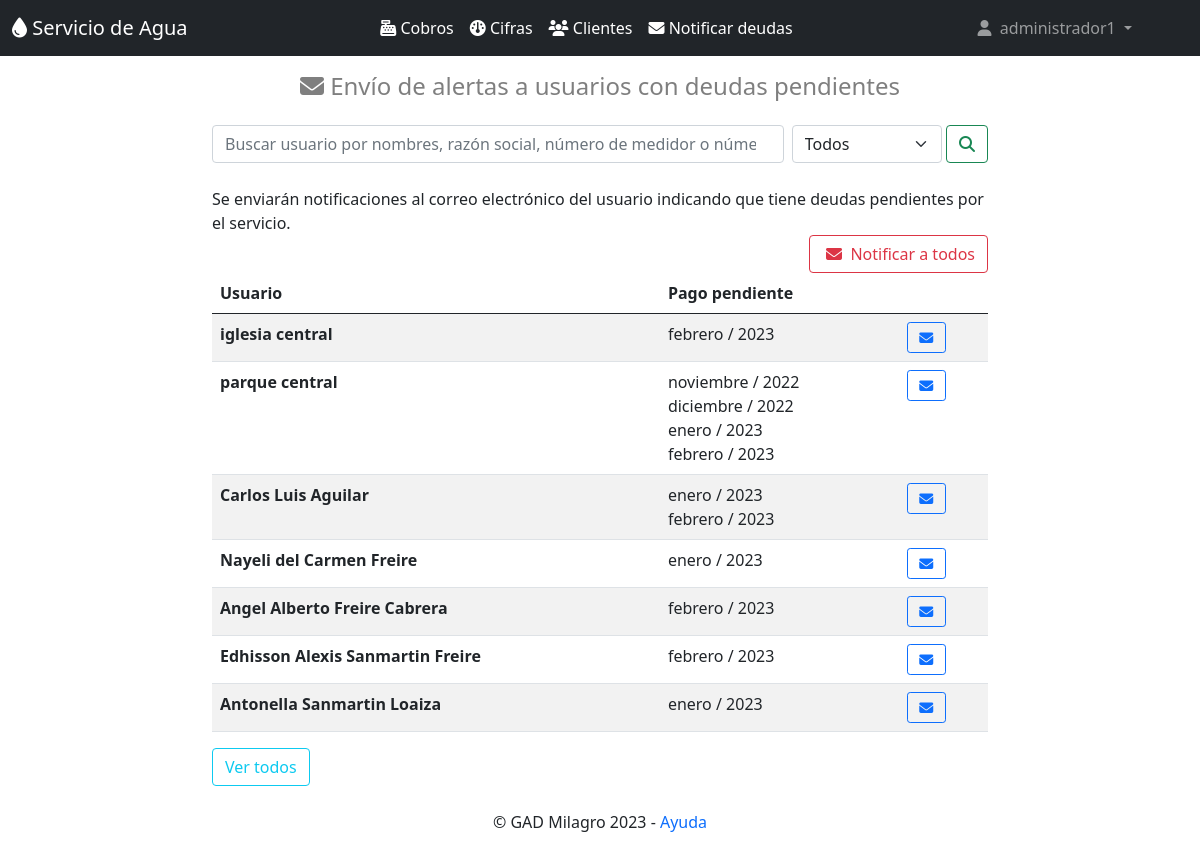
Page /notificaciones/ (signed in) on the earlier database version.
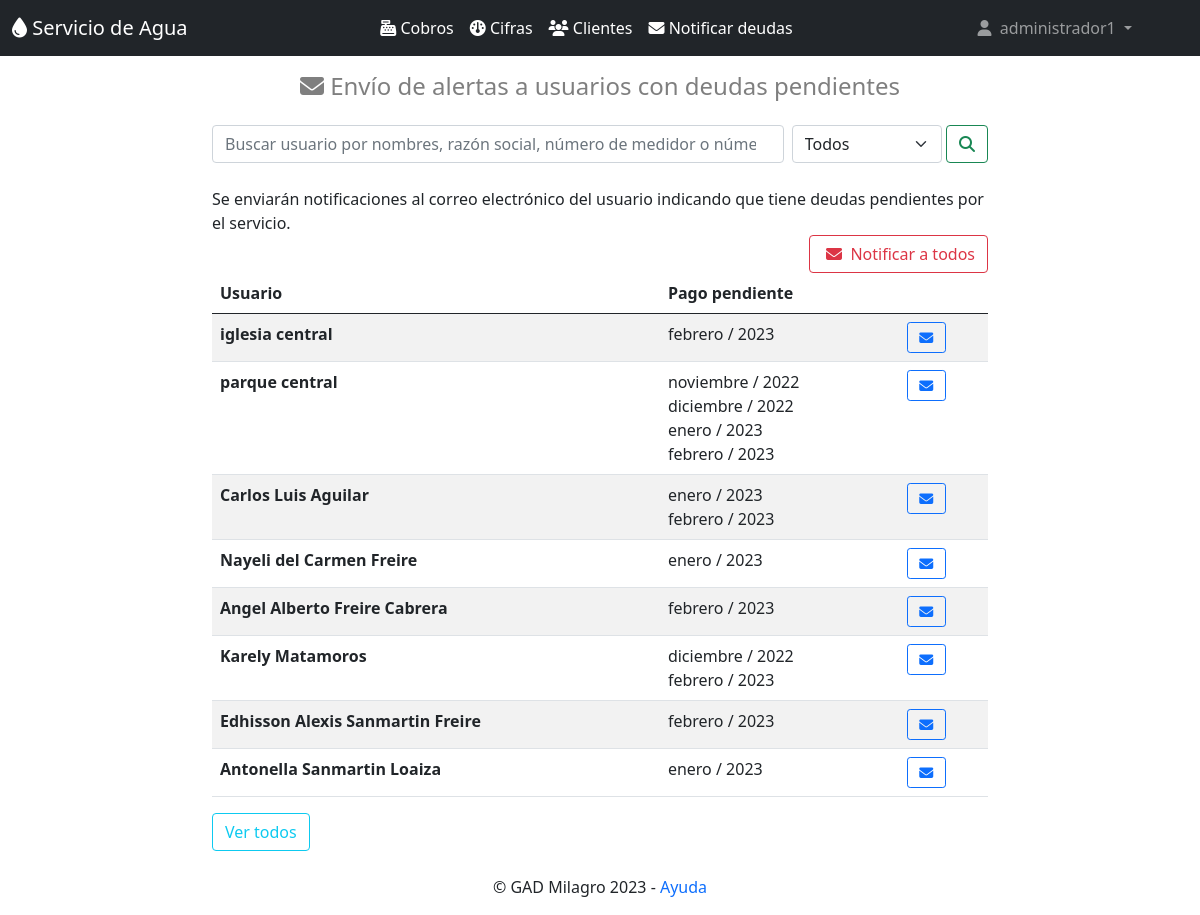
Same page on the later database version.
### clientes/models.py (models this page shows, shortened)
class Cliente(models.Model):
    nombres=models.CharField(max_length=50)
    apellidos=models.CharField(max_length=30,null=True, blank=True)
    detalle=models.CharField(max_length=30,null=True, blank=True)
    medidor=models.CharField(max_length=10, unique=True)
    cedula=models.CharField(max_length=15)
    email=models.EmailField()
    direccion=models.CharField(max_length=50,null=True, blank=True)
    celular=models.CharField(max_length=10,null=True, blank=True)
    deuda=models.CharField(max_length=1, choices=deuda, default='n',null=True, blank=True)
    ultima_cifra=models.CharField(max_length=30,default='null',null=True, blank=True)
    class Meta:
        db_table = 'cliente'
        verbose_name = 'Cliente'
        verbose_name_plural = 'clientes'
        ordering = ['apellidos']

### cifras/models.py (models this page shows, shortened)
class Cifras(models.Model):
    id_usuario=models.ForeignKey(Cliente, null=True, on_delete=models.CASCADE)
    mes=models.CharField(max_length=10)
    anio=models.CharField(max_length=4)
    cifra=models.IntegerField()
    id_valores=models.CharField(max_length=10)
    estado=models.CharField(max_length=1, choices=pagado, default='n')
    class Meta:
        db_table = 'cifra'
        verbose_name = 'Cifra'
        verbose_name_plural = 'cifras'
        ordering = ['id']

### notificaciones/views.py (the view)
# urls.py: path('notificaciones/',notificaciones),
def notificaciones(request,):
    busqueda = request.GET.get("buscar")
    filtro = request.GET.get("filtro")
    date = datetime.date.today()
    año = date.strftime("%Y")
    mes = date.strftime("%B")
    fecha = mes+año
    try:
        notificacion = Notificaciones.objects.all()
        clientes = Cliente.objects.filter(
                Q(deuda__icontains = 's')
            ).distinct()
    except:
        raise Http404
    try:
        if (str(filtro)=='1' or str(filtro)=='2') and busqueda:
            if str(filtro) == '1':
                clientes = Cliente.objects.filter(deuda = 's').filter(detalle = fecha).filter(
                    Q(nombres__icontains = busqueda) |
                    Q(apellidos__icontains = busqueda)|
                    Q(medidor__icontains = busqueda) |
                    Q(cedula__icontains = busqueda)
                ).distinct()
                messages.success(request, "Los resultados para la busqueda '"+busqueda+"' y el filtro 'Notificados' son:")
            if str(filtro) == '2':
                clientes = Cliente.objects.filter(deuda = 's').exclude(detalle__icontains = fecha).filter(
                        Q(nombres__icontains = busqueda) |
                        Q(apellidos__icontains = busqueda)|
                        Q(medidor__icontains = busqueda) |
                        Q(cedula__icontains = busqueda)
                    ).distinct()
                messages.success(request, "Los resultados para la busqueda '"+busqueda+"' y el filtro 'Sin notificar' son:")
        else:
            if filtro:
                if str(filtro) == '1':
                    clientes = Cliente.objects.filter(deuda = 's').filter(detalle = fecha).distinct()
                    messages.success(request, "Los usuarios que se han notificado son:")
                if str(filtro) == '2':
                    clientes = Cliente.objects.filter(deuda = 's').exclude(detalle__icontains = fecha).distinct()
                    messages.success(request, "Los usuarios por notificar son:")
            if busqueda:
                messages.success(request, " Los resultados encontrados para la busqueda '"+busqueda+"' son:")
                clientes = Cliente.objects.filter(deuda = 's').filter(
                    Q(nombres__icontains = busqueda) |
                    Q(apellidos__icontains = busqueda)|
                    Q(medidor__icontains = busqueda) |
                    Q(cedula__icontains = busqueda)
                ).distinct()
    except Cliente.DoesNotExist:
        raise Http404
    try:
        cifras = Cifras.objects.filter(
                Q(estado__icontains = 'n')
            ).distinct()
        notificart = ''
    except Cifras.DoesNotExist:
        raise Http404
    for c in clientes:#para desabilitar el boton enviar
        if c.detalle != fecha:
            notificart = notificart+str(c.detalle)
    return render(request, "notificaciones.html", {"clientes":clientes,"cifras":cifras, "fecha":fecha,"notificacion":notificacion,"notificart":notificart})

### templates/notificaciones.html (shortened to what this page needs)
{% extends "home.html" %}
{% block content %}
{% load i18n %}
    <div class="container mb-1 " style="max-width: 800px;">
        <h4 class="text-black-50 text-center py-3"><i class="fa-solid fa-envelope"></i> Envío de alertas a usuarios con deudas pendientes </h4>
    </div>
    <div class="container " style="max-width: 800px;">
        <form class="d-flex" method="GET">
            <input class="form-control me-2" type="search" placeholder="Buscar usuario por nombres, razón social, número de medidor o número de cédula" aria-label="Search" name="buscar" value="">
            <select name="filtro" style="max-width: 150px;" class="form-select" aria-label="Default select example">
                <option selected>Todos</option>
            </select>&nbsp;
            <button title="Realizar la búsqueda" class="btn btn-outline-success" type="submit"><i class="fa-solid fa-magnifying-glass"></i></button>
        </form>
    </div>
    <div class="container py-4" style="max-width: 800px;">
        <div style="float:left">Se enviarán notificaciones al correo electrónico del usuario indicando que tiene deudas pendientes por el servicio.</div>
        {% if notificart == "" %}
            <div style="float:right"><button title="Notificaciones enviadas" type="button" class="btn btn-outline-success" disabled>&nbsp;<i class="fa-solid fa-envelope-circle-check"></i>&nbsp; Notificaciones Enviadas</button></div>
        {% else %}
            <div style="float:right"><a title="Notificar a todos los usuarios con deudas" class="btn btn-outline-danger" href="/notificartodos/">&nbsp;<i class="fa-solid fa-envelope"></i>&nbsp; Notificar a todos</a></div> <br>
        {% endif %}
        <table class="table table-responsive table-striped">
            <thead>
                <tr>
                    <th>Usuario</th>
                    <th>Pago pendiente</th>
                    <th></th>
                </tr>
            </thead>
            <tbody>
                {% for cliente in clientes %}
                    {% if cliente.detalle != 'eliminado' %}
                        <tr>
                        <th scope="row">{{ cliente.nombres }}{% if cliente.apellidos == None %}  {% else %} {{ cliente.apellidos }} {% endif %}</th>
                            <td>
                                {% for c in cifras %}
                                    {% if cliente == c.id_usuario %}
                                        {% filter slugify %}{% trans c.mes %}{% endfilter %} / {{ c.anio }}<br>
                                    {% endif %}
                                {% endfor %}
                            </td>
                            <td>
                                {% if cliente.detalle == fecha %}
                                    <button title="Notificación enviada" type="button" class="btn-sm btn-outline-success" disabled><i class="fa-solid fa-envelope-circle-check"></i></button>
                                {% else %}
                                    <a title="Notificar al usuario selecionado" class="btn btn-sm btn-outline-primary" href="/notificarusuario/{{cliente.id}}">&nbsp;<i class="fa-solid fa-envelope"></i>&nbsp;</a>
                                {% endif %}
                            </td>
                        </tr>
                    {% endif %}
                {% endfor %}
                </tbody>
        </table>
        <a class="btn btn-outline-info" href="/notificaciones">Ver todos</a> &nbsp;&nbsp;
    </div>
{% endblock %}

Differences in the rows shown:
now on this page (row edited): Cliente: nombres "Karely", apellidos "Matamoros"
now on this page (row unchanged): Cifras: mes "diciembre", anio "2022", shown under "Karely"
added Cifras: mes "febrero", anio "2023", shown under "Karely"
